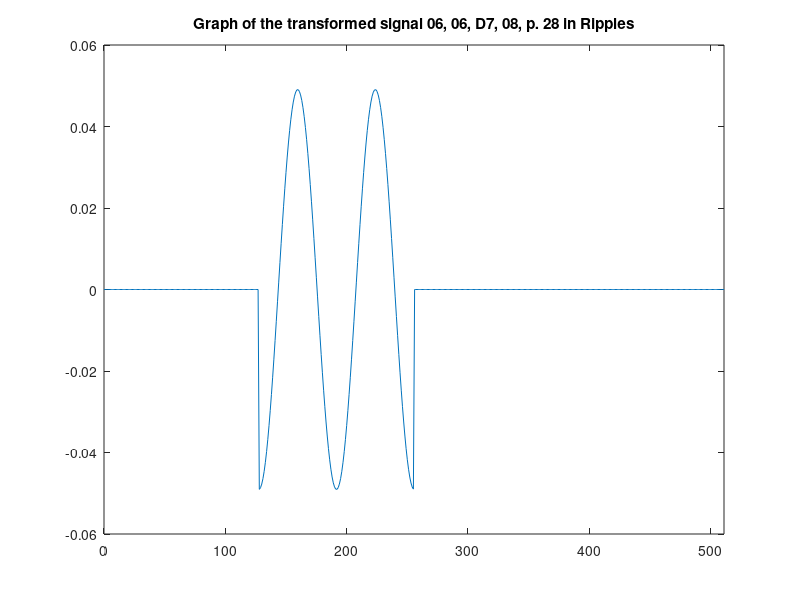
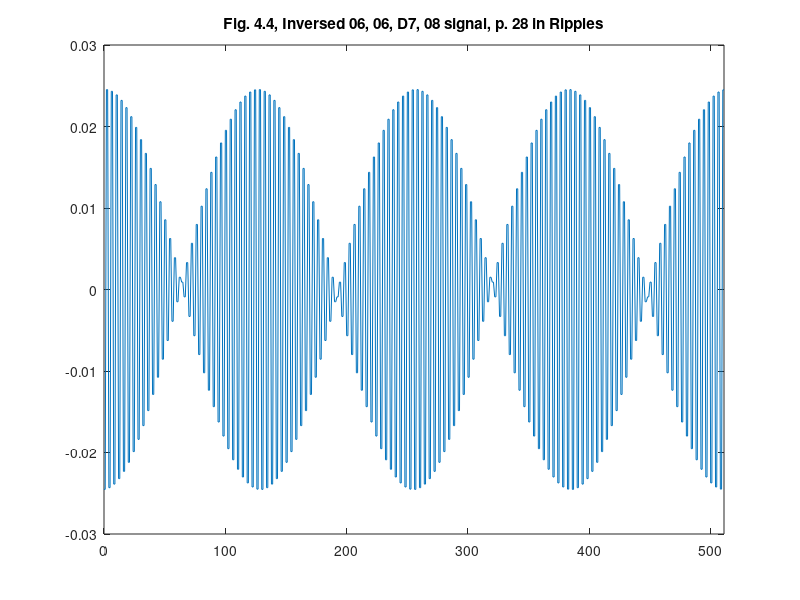

Recreate these plots in MATLAB, in order.
%% ========================================================================
%% Programmatic octave notes on "Ripples in Mathematics" by A. Jensen
%% and A. la Cour-Harbo written with a deep gratitude to the authors for
%% this wonderful text. I added a few graphs to help me visualize Fig. 4.4.
%% 
%% Reconstruction of graphs on p.28, Ch 04.
%%
%% Author: Vladimir Kulyukin
%% 
%% NB: I have tested this code in Octave, not Matlab.
%%
%% The numbers below were computed by my Java OneDHaar class methods
%% available at https://github.com/VKEDCO/java/blob/master/haar/org.vkedco.wavelets.haar/OneDHaar.java &
%% https://github.com/VKEDCO/java/blob/master/haar/org.vkedco.wavelets.tests/RipplesInMathCh04.java
%% =========================================================================


t = [0:511];

y_s06_d06_d7_d08_p28 = [
0.0
0.0
0.0
0.0
0.0
0.0
0.0
0.0
0.0
0.0
0.0
0.0
0.0
0.0
0.0
0.0
0.0
0.0
0.0
0.0
0.0
0.0
0.0
0.0
0.0
0.0
0.0
0.0
0.0
0.0
0.0
0.0
0.0
0.0
0.0
0.0
0.0
0.0
0.0
0.0
0.0
0.0
0.0
0.0
0.0
0.0
0.0
0.0
0.0
0.0
0.0
0.0
0.0
0.0
0.0
0.0
0.0
0.0
0.0
0.0
0.0
0.0
0.0
0.0
0.0
0.0
0.0
0.0
0.0
0.0
0.0
0.0
0.0
0.0
0.0
0.0
0.0
0.0
0.0
0.0
0.0
0.0
0.0
0.0
0.0
0.0
0.0
0.0
0.0
0.0
0.0
0.0
0.0
0.0
0.0
0.0
0.0
0.0
0.0
0.0
0.0
0.0
0.0
0.0
0.0
0.0
0.0
0.0
0.0
0.0
0.0
0.0
0.0
0.0
0.0
0.0
0.0
0.0
0.0
0.0
0.0
0.0
0.0
0.0
0.0
0.0
0.0
0.0
-0.04904550470208658
-0.04863227384344307
-0.047750687602582144
-0.046409236136927164
-0.04462083835740445
-0.042402717512268644
-0.03977623531780623
-0.036766686233331375
-0.033403053861714625
-0.029717731821442696
-0.025746211778365728
-0.02152674164155185
-0.017099957215016028
-0.012508490852711891
-0.00779656088565971
-0.0030095457752448364
0.0018064529061707722
0.006605054458592284
0.011340045725887418
0.015965826153743066
0.02043784694792932
0.02471304010354362
0.028750233173438902
0.0325105457813979
0.035957764061409686
0.03905868941699677
0.041783458241846774
0.04410582952266639
0.04600343755448325
0.04745800733461338
0.04845553056092583
0.048986400539449124
0.04904550470208663
0.048632273843442916
0.04775068760258195
0.046409236136927476
0.04462083835740461
0.04240271751226841
0.039776235317806385
0.03676668623333169
0.033403053861714625
0.029717731821443168
0.025746211778365415
0.02152674164155169
0.017099957215016184
0.012508490852712047
0.00779656088565971
0.0030095457752448364
-0.0018064529061707722
-0.006605054458592441
-0.011340045725887418
-0.01596582615374291
-0.02043784694792932
-0.02471304010354362
-0.028750233173438902
-0.03251054578139759
-0.03595776406140961
-0.0390586894169974
-0.0417834582418467
-0.044105829522666
-0.046003437554483446
-0.04745800733461342
-0.04845553056092601
-0.04898640053944869
-0.049045504702086413
-0.04863227384344382
-0.04775068760258195
-0.046409236136927046
-0.0446208383574043
-0.04240271751226841
-0.03977623531780647
-0.036766686233331375
-0.033403053861714625
-0.029717731821443168
-0.025746211778365415
-0.02152674164155185
-0.017099957215016184
-0.012508490852711891
-0.007796560885659553
-0.0030095457752448364
0.0018064529061707722
0.006605054458592441
0.011340045725887574
0.01596582615374275
0.020437846947929477
0.024713040103543936
0.028750233173438902
0.03251054578139759
0.03595776406141016
0.03905868941699685
0.04178345824184748
0.044105829522666076
0.04600343755448309
0.0474580073346142
0.048455530560925615
0.04898640053944869
0.0490455047020864
0.04863227384344295
0.04775068760258195
0.046409236136927046
0.04462083835740437
0.04240271751226935
0.03977623531780615
0.036766686233331375
0.033403053861714466
0.029717731821442696
0.025746211778366043
0.02152674164155169
0.017099957215015872
0.012508490852712205
0.007796560885659553
0.0030095457752446794
-0.0018064529061707722
-0.006605054458592284
-0.011340045725887574
-0.01596582615374291
-0.02043784694792932
-0.024713040103543936
-0.028750233173438902
-0.03251054578139759
-0.03595776406141016
-0.039058689416996695
-0.041783458241847406
-0.044105829522666076
-0.046003437554483134
-0.0474580073346142
-0.048455530560925594
-0.04898640053944869
0.0
0.0
0.0
0.0
0.0
0.0
0.0
0.0
0.0
0.0
0.0
0.0
0.0
0.0
0.0
0.0
0.0
0.0
0.0
0.0
0.0
0.0
0.0
0.0
0.0
0.0
0.0
0.0
0.0
0.0
0.0
0.0
0.0
0.0
0.0
0.0
0.0
0.0
0.0
0.0
0.0
0.0
0.0
0.0
0.0
0.0
0.0
0.0
0.0
0.0
0.0
0.0
0.0
0.0
0.0
0.0
0.0
0.0
0.0
0.0
0.0
0.0
0.0
0.0
0.0
0.0
0.0
0.0
0.0
0.0
0.0
0.0
0.0
0.0
0.0
0.0
0.0
0.0
0.0
0.0
0.0
0.0
0.0
0.0
0.0
0.0
0.0
0.0
0.0
0.0
0.0
0.0
0.0
0.0
0.0
0.0
0.0
0.0
0.0
0.0
0.0
0.0
0.0
0.0
0.0
0.0
0.0
0.0
0.0
0.0
0.0
0.0
0.0
0.0
0.0
0.0
0.0
0.0
0.0
0.0
0.0
0.0
0.0
0.0
0.0
0.0
0.0
0.0
0.0
0.0
0.0
0.0
0.0
0.0
0.0
0.0
0.0
0.0
0.0
0.0
0.0
0.0
0.0
0.0
0.0
0.0
0.0
0.0
0.0
0.0
0.0
0.0
0.0
0.0
0.0
0.0
0.0
0.0
0.0
0.0
0.0
0.0
0.0
0.0
0.0
0.0
0.0
0.0
0.0
0.0
0.0
0.0
0.0
0.0
0.0
0.0
0.0
0.0
0.0
0.0
0.0
0.0
0.0
0.0
0.0
0.0
0.0
0.0
0.0
0.0
0.0
0.0
0.0
0.0
0.0
0.0
0.0
0.0
0.0
0.0
0.0
0.0
0.0
0.0
0.0
0.0
0.0
0.0
0.0
0.0
0.0
0.0
0.0
0.0
0.0
0.0
0.0
0.0
0.0
0.0
0.0
0.0
0.0
0.0
0.0
0.0
0.0
0.0
0.0
0.0
0.0
0.0
0.0
0.0
0.0
0.0
0.0
0.0
0.0
0.0
0.0
0.0
0.0
0.0
0.0
0.0
0.0
0.0
0.0
0.0
0.0
0.0
0.0
0.0
0.0
0.0
];

figure;
plot(t, y_s06_d06_d7_d08_p28);
xlim([0 511]);
title('Graph of the transformed signal 06, 06, D7, 08, p. 28 in Ripples');

y_fig44b_p28 = [
-0.02452275235104329
-0.02452275235104329
0.02452275235104329
0.02452275235104329
-0.024316136921721535
-0.024316136921721535
0.024316136921721535
0.024316136921721535
-0.023875343801291072
-0.023875343801291072
0.023875343801291072
0.023875343801291072
-0.023204618068463582
-0.023204618068463582
0.023204618068463582
0.023204618068463582
-0.022310419178702225
-0.022310419178702225
0.022310419178702225
0.022310419178702225
-0.021201358756134322
-0.021201358756134322
0.021201358756134322
0.021201358756134322
-0.019888117658903116
-0.019888117658903116
0.019888117658903116
0.019888117658903116
-0.018383343116665687
-0.018383343116665687
0.018383343116665687
0.018383343116665687
-0.016701526930857313
-0.016701526930857313
0.016701526930857313
0.016701526930857313
-0.014858865910721348
-0.014858865910721348
0.014858865910721348
0.014858865910721348
-0.012873105889182864
-0.012873105889182864
0.012873105889182864
0.012873105889182864
-0.010763370820775924
-0.010763370820775924
0.010763370820775924
0.010763370820775924
-0.008549978607508014
-0.008549978607508014
0.008549978607508014
0.008549978607508014
-0.006254245426355946
-0.006254245426355946
0.006254245426355946
0.006254245426355946
-0.003898280442829855
-0.003898280442829855
0.003898280442829855
0.003898280442829855
-0.0015047728876224182
-0.0015047728876224182
0.0015047728876224182
0.0015047728876224182
9.032264530853861E-4
9.032264530853861E-4
-9.032264530853861E-4
-9.032264530853861E-4
0.003302527229296142
0.003302527229296142
-0.003302527229296142
-0.003302527229296142
0.005670022862943709
0.005670022862943709
-0.005670022862943709
-0.005670022862943709
0.007982913076871533
0.007982913076871533
-0.007982913076871533
-0.007982913076871533
0.01021892347396466
0.01021892347396466
-0.01021892347396466
-0.01021892347396466
0.01235652005177181
0.01235652005177181
-0.01235652005177181
-0.01235652005177181
0.014375116586719451
0.014375116586719451
-0.014375116586719451
-0.014375116586719451
0.01625527289069895
0.01625527289069895
-0.01625527289069895
-0.01625527289069895
0.017978882030704843
0.017978882030704843
-0.017978882030704843
-0.017978882030704843
0.019529344708498386
0.019529344708498386
-0.019529344708498386
-0.019529344708498386
0.020891729120923387
0.020891729120923387
-0.020891729120923387
-0.020891729120923387
0.022052914761333194
0.022052914761333194
-0.022052914761333194
-0.022052914761333194
0.023001718777241626
0.023001718777241626
-0.023001718777241626
-0.023001718777241626
0.02372900366730669
0.02372900366730669
-0.02372900366730669
-0.02372900366730669
0.024227765280462915
0.024227765280462915
-0.024227765280462915
-0.024227765280462915
0.024493200269724562
0.024493200269724562
-0.024493200269724562
-0.024493200269724562
0.024522752351043314
0.024522752351043314
-0.024522752351043314
-0.024522752351043314
0.024316136921721458
0.024316136921721458
-0.024316136921721458
-0.024316136921721458
0.023875343801290975
0.023875343801290975
-0.023875343801290975
-0.023875343801290975
0.023204618068463738
0.023204618068463738
-0.023204618068463738
-0.023204618068463738
0.022310419178702304
0.022310419178702304
-0.022310419178702304
-0.022310419178702304
0.021201358756134204
0.021201358756134204
-0.021201358756134204
-0.021201358756134204
0.019888117658903193
0.019888117658903193
-0.019888117658903193
-0.019888117658903193
0.018383343116665844
0.018383343116665844
-0.018383343116665844
-0.018383343116665844
0.016701526930857313
0.016701526930857313
-0.016701526930857313
-0.016701526930857313
0.014858865910721584
0.014858865910721584
-0.014858865910721584
-0.014858865910721584
0.012873105889182708
0.012873105889182708
-0.012873105889182708
-0.012873105889182708
0.010763370820775844
0.010763370820775844
-0.010763370820775844
-0.010763370820775844
0.008549978607508092
0.008549978607508092
-0.008549978607508092
-0.008549978607508092
0.006254245426356024
0.006254245426356024
-0.006254245426356024
-0.006254245426356024
0.003898280442829855
0.003898280442829855
-0.003898280442829855
-0.003898280442829855
0.0015047728876224182
0.0015047728876224182
-0.0015047728876224182
-0.0015047728876224182
-9.032264530853861E-4
-9.032264530853861E-4
9.032264530853861E-4
9.032264530853861E-4
-0.0033025272292962204
-0.0033025272292962204
0.0033025272292962204
0.0033025272292962204
-0.005670022862943709
-0.005670022862943709
0.005670022862943709
0.005670022862943709
-0.007982913076871455
-0.007982913076871455
0.007982913076871455
0.007982913076871455
-0.01021892347396466
-0.01021892347396466
0.01021892347396466
0.01021892347396466
-0.01235652005177181
-0.01235652005177181
0.01235652005177181
0.01235652005177181
-0.014375116586719451
-0.014375116586719451
0.014375116586719451
0.014375116586719451
-0.016255272890698794
-0.016255272890698794
0.016255272890698794
0.016255272890698794
-0.017978882030704805
-0.017978882030704805
0.017978882030704805
0.017978882030704805
-0.0195293447084987
-0.0195293447084987
0.0195293447084987
0.0195293447084987
-0.02089172912092335
-0.02089172912092335
0.02089172912092335
0.02089172912092335
-0.022052914761333
-0.022052914761333
0.022052914761333
0.022052914761333
-0.023001718777241723
-0.023001718777241723
0.023001718777241723
0.023001718777241723
-0.02372900366730671
-0.02372900366730671
0.02372900366730671
0.02372900366730671
-0.024227765280463005
-0.024227765280463005
0.024227765280463005
0.024227765280463005
-0.024493200269724347
-0.024493200269724347
0.024493200269724347
0.024493200269724347
-0.024522752351043207
-0.024522752351043207
0.024522752351043207
0.024522752351043207
-0.02431613692172191
-0.02431613692172191
0.02431613692172191
0.02431613692172191
-0.023875343801290975
-0.023875343801290975
0.023875343801290975
0.023875343801290975
-0.023204618068463523
-0.023204618068463523
0.023204618068463523
0.023204618068463523
-0.02231041917870215
-0.02231041917870215
0.02231041917870215
0.02231041917870215
-0.021201358756134204
-0.021201358756134204
0.021201358756134204
0.021201358756134204
-0.019888117658903234
-0.019888117658903234
0.019888117658903234
0.019888117658903234
-0.018383343116665687
-0.018383343116665687
0.018383343116665687
0.018383343116665687
-0.016701526930857313
-0.016701526930857313
0.016701526930857313
0.016701526930857313
-0.014858865910721584
-0.014858865910721584
0.014858865910721584
0.014858865910721584
-0.012873105889182708
-0.012873105889182708
0.012873105889182708
0.012873105889182708
-0.010763370820775924
-0.010763370820775924
0.010763370820775924
0.010763370820775924
-0.008549978607508092
-0.008549978607508092
0.008549978607508092
0.008549978607508092
-0.006254245426355946
-0.006254245426355946
0.006254245426355946
0.006254245426355946
-0.0038982804428297764
-0.0038982804428297764
0.0038982804428297764
0.0038982804428297764
-0.0015047728876224182
-0.0015047728876224182
0.0015047728876224182
0.0015047728876224182
9.032264530853861E-4
9.032264530853861E-4
-9.032264530853861E-4
-9.032264530853861E-4
0.0033025272292962204
0.0033025272292962204
-0.0033025272292962204
-0.0033025272292962204
0.005670022862943787
0.005670022862943787
-0.005670022862943787
-0.005670022862943787
0.007982913076871375
0.007982913076871375
-0.007982913076871375
-0.007982913076871375
0.010218923473964739
0.010218923473964739
-0.010218923473964739
-0.010218923473964739
0.012356520051771968
0.012356520051771968
-0.012356520051771968
-0.012356520051771968
0.014375116586719451
0.014375116586719451
-0.014375116586719451
-0.014375116586719451
0.016255272890698794
0.016255272890698794
-0.016255272890698794
-0.016255272890698794
0.01797888203070508
0.01797888203070508
-0.01797888203070508
-0.01797888203070508
0.019529344708498424
0.019529344708498424
-0.019529344708498424
-0.019529344708498424
0.02089172912092374
0.02089172912092374
-0.02089172912092374
-0.02089172912092374
0.022052914761333038
0.022052914761333038
-0.022052914761333038
-0.022052914761333038
0.023001718777241546
0.023001718777241546
-0.023001718777241546
-0.023001718777241546
0.0237290036673071
0.0237290036673071
-0.0237290036673071
-0.0237290036673071
0.024227765280462808
0.024227765280462808
-0.024227765280462808
-0.024227765280462808
0.024493200269724347
0.024493200269724347
-0.024493200269724347
-0.024493200269724347
0.0245227523510432
0.0245227523510432
-0.0245227523510432
-0.0245227523510432
0.024316136921721476
0.024316136921721476
-0.024316136921721476
-0.024316136921721476
0.023875343801290975
0.023875343801290975
-0.023875343801290975
-0.023875343801290975
0.023204618068463523
0.023204618068463523
-0.023204618068463523
-0.023204618068463523
0.022310419178702186
0.022310419178702186
-0.022310419178702186
-0.022310419178702186
0.021201358756134676
0.021201358756134676
-0.021201358756134676
-0.021201358756134676
0.019888117658903075
0.019888117658903075
-0.019888117658903075
-0.019888117658903075
0.018383343116665687
0.018383343116665687
-0.018383343116665687
-0.018383343116665687
0.016701526930857233
0.016701526930857233
-0.016701526930857233
-0.016701526930857233
0.014858865910721348
0.014858865910721348
-0.014858865910721348
-0.014858865910721348
0.012873105889183022
0.012873105889183022
-0.012873105889183022
-0.012873105889183022
0.010763370820775844
0.010763370820775844
-0.010763370820775844
-0.010763370820775844
0.008549978607507936
0.008549978607507936
-0.008549978607507936
-0.008549978607507936
0.006254245426356103
0.006254245426356103
-0.006254245426356103
-0.006254245426356103
0.0038982804428297764
0.0038982804428297764
-0.0038982804428297764
-0.0038982804428297764
0.0015047728876223397
0.0015047728876223397
-0.0015047728876223397
-0.0015047728876223397
-9.032264530853861E-4
-9.032264530853861E-4
9.032264530853861E-4
9.032264530853861E-4
-0.003302527229296142
-0.003302527229296142
0.003302527229296142
0.003302527229296142
-0.005670022862943787
-0.005670022862943787
0.005670022862943787
0.005670022862943787
-0.007982913076871455
-0.007982913076871455
0.007982913076871455
0.007982913076871455
-0.01021892347396466
-0.01021892347396466
0.01021892347396466
0.01021892347396466
-0.012356520051771968
-0.012356520051771968
0.012356520051771968
0.012356520051771968
-0.014375116586719451
-0.014375116586719451
0.014375116586719451
0.014375116586719451
-0.016255272890698794
-0.016255272890698794
0.016255272890698794
0.016255272890698794
-0.01797888203070508
-0.01797888203070508
0.01797888203070508
0.01797888203070508
-0.019529344708498347
-0.019529344708498347
0.019529344708498347
0.019529344708498347
-0.020891729120923703
-0.020891729120923703
0.020891729120923703
0.020891729120923703
-0.022052914761333038
-0.022052914761333038
0.022052914761333038
0.022052914761333038
-0.023001718777241567
-0.023001718777241567
0.023001718777241567
0.023001718777241567
-0.0237290036673071
-0.0237290036673071
0.0237290036673071
0.0237290036673071
-0.024227765280462797
-0.024227765280462797
0.024227765280462797
0.024227765280462797
-0.024493200269724347
-0.024493200269724347
0.024493200269724347
0.024493200269724347
];

figure;
plot(t, y_fig44b_p28);
xlim([0 511]);
title('Fig. 4.4, Inversed 06, 06, D7, 08 signal, p. 28 in Ripples');
